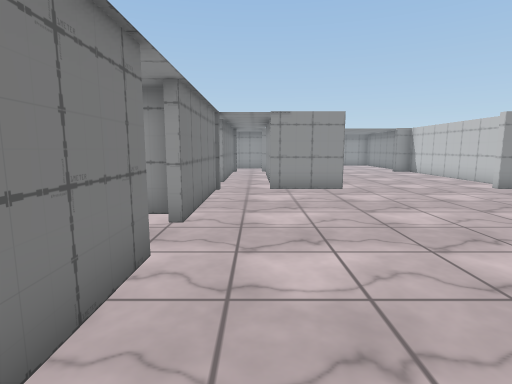
[1] (above)

17 first-person views from a walk through a Unity game level. The camera is 1.3 m above the floor, tilts 8° down and sees 80° across. The floor is counted in squares, 1 m on a side. Each view is taken from the middle of a square. On the plan, view 1 faces up. The plan holds only what a view shows up to about 14 squares ahead; the rest is blank. The place goes on beyond the plan. The player is left out. Some animated figures are not drawn. Some surface patterns are stand-ins.

[2]
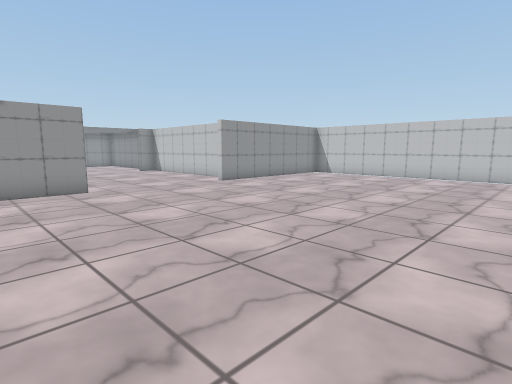

[3]
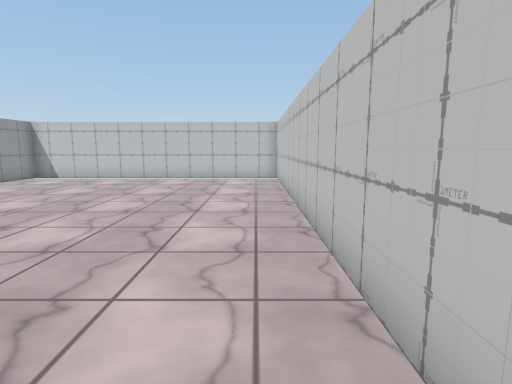

[4]
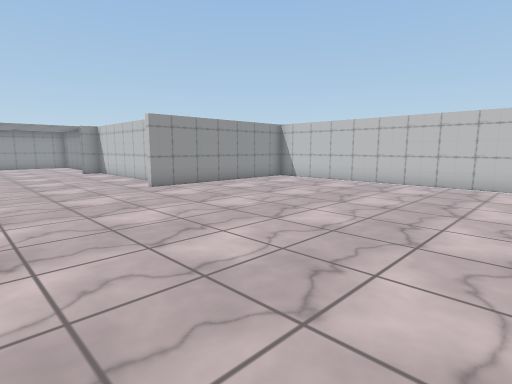

[5]
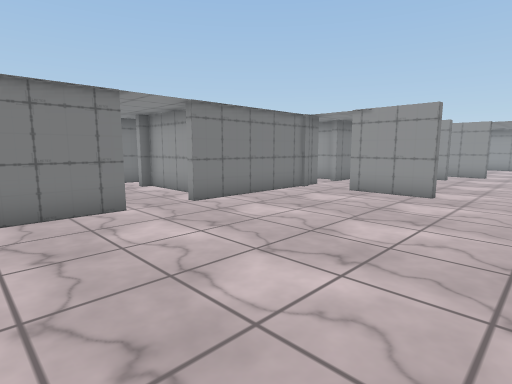

[6]
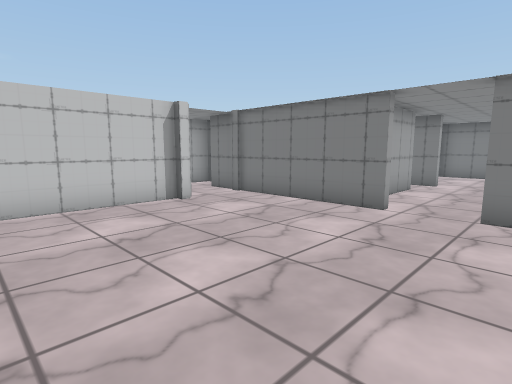

[7]
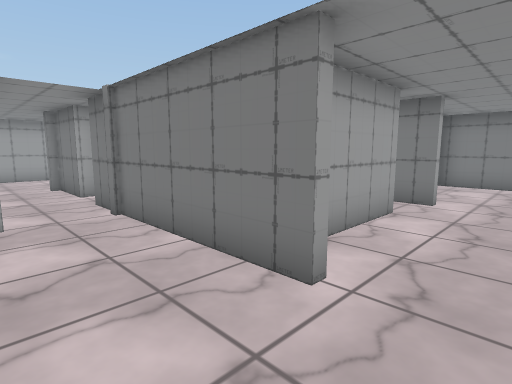

[8]
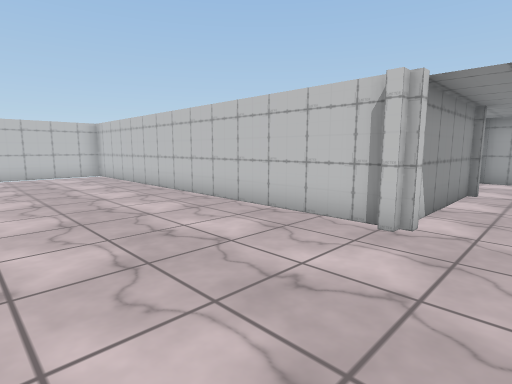

[9]
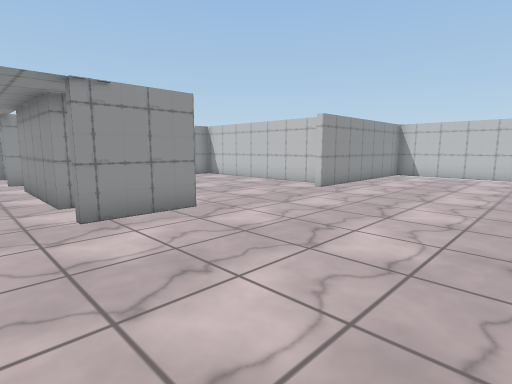

[10]
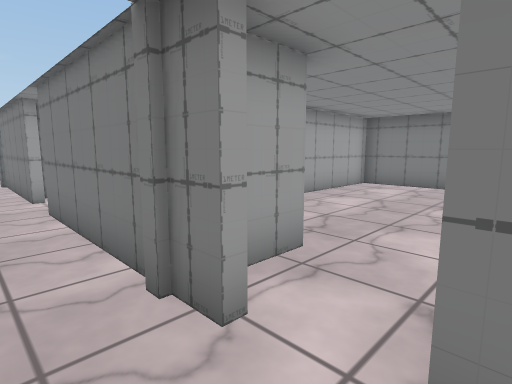

[11]
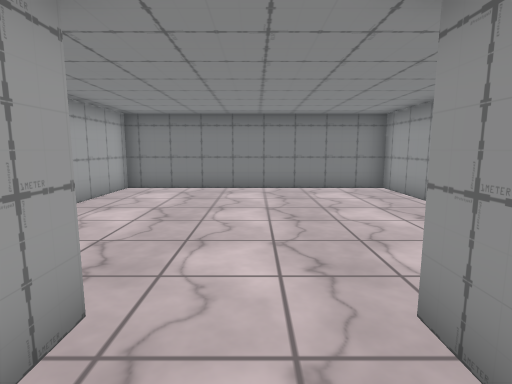

[12]
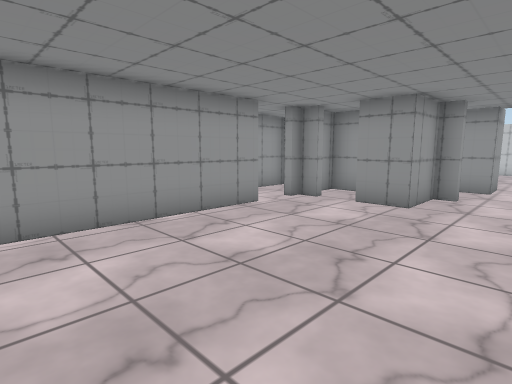

[13]
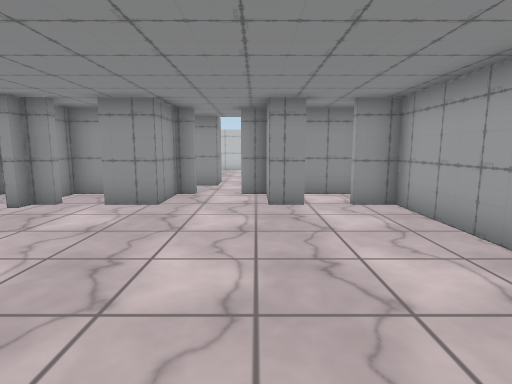

[14]
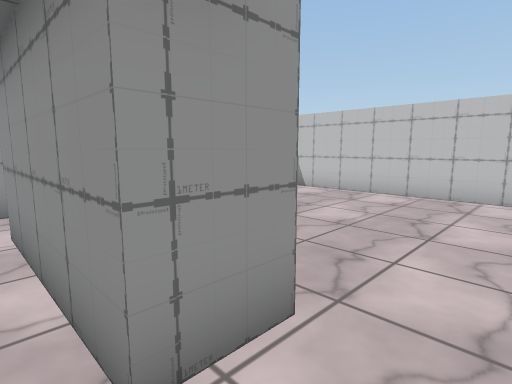

[15]
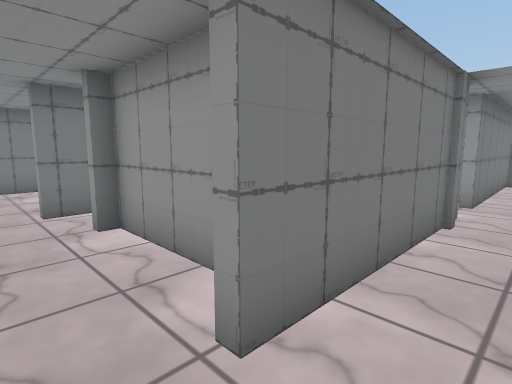

[16]
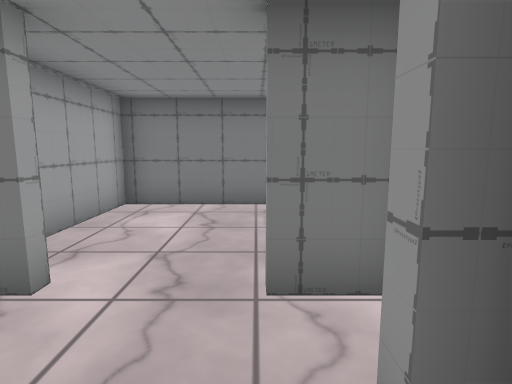

[17]
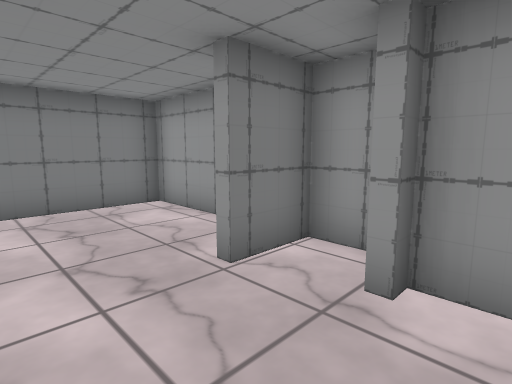

### Floor plan
Points are (right, up) in squares from view 1. A wall is a line through its corners. A room is listed if a view was taken in it or the views show most of it. See-through windows are left out.
Room 1 (views 1, 2, 3, 4, 5, 6, 7, 8, 9, 14, 15, 16, 17)
walls: (2.9, 9.6) (0.4, 9.6); (8.5, 10.4) (8.5, 15.5); (-1.6, 5.8) (-4.9, 5.8) (-4.9, 5.4); (-1.2, 3.5) (-1.2, -0.5); (-1.2, 10.5) (-1.2, 5); (0.9, -0.9) (14.3, -0.9) (14.3, 9.6) (7.6, 9.6); (1.9, 15.2) (1.4, 15.2); (-5.2, 2.7) (-1.6, 2.7); (-6.5, 6.6) (-6.5, 5); (-6.5, 3.1) (-6.5, 2.1)
ways out: opening at (0, 10) to room 2; opening at (-6, 4) to room 4; opening at (0, -1)
Room 2 (views 10, 11)
walls: (0.5, 11.3) (0.5, 15.4); (-1.2, 15.5) (-1.2, 11.6)
ways out: opening at (0, 10) to room 1; opening at (-2, 11) to room 3
Room 3 (views 12, 13)
walls: (-3.2, 8.9) (-3.2, 9.7) (-1.9, 9.7); (-4.7, 15.2) (-10.9, 15.2) (-10.9, 6.8) (-3.2, 6.8) (-3.2, 7.9); (-3.2, 14.5) (-3.2, 15.2) (-3.6, 15.2); (-1.5, 12.2) (-3.2, 12.2) (-3.2, 13.5); (-1.5, 9.6) (-1.5, 10.5); (-1.5, 14.2) (-1.5, 15.2) (-2.1, 15.2)
ways out: opening at (-2, 11) to room 2
Room 4 (no view inside)
walls: (-8.6, 6.6) (-10.9, 6.6) (-10.9, 2) (-8.1, 2)
ways out: opening at (-6, 4) to room 1

Positions as (right, up) in squares from view 1, and headings:
1: (0, 0), facing up
2: (0, 0), facing up-right
3: (1, 0), facing right
4: (3, 0), facing up-right
5: (5, 1), facing up-left
6: (5, 6), facing down-left
7: (1, 5), facing down-left
8: (-1, 4), facing down-right
9: (-1, 4), facing up-right
10: (0, 12), facing down-left
11: (-1, 11), facing left
12: (-10, 10), facing up-right
13: (-10, 10), facing right
14: (0, 10), facing up-right
15: (0, 4), facing up-left
16: (-4, 5), facing left
17: (-4, 3), facing up-left
